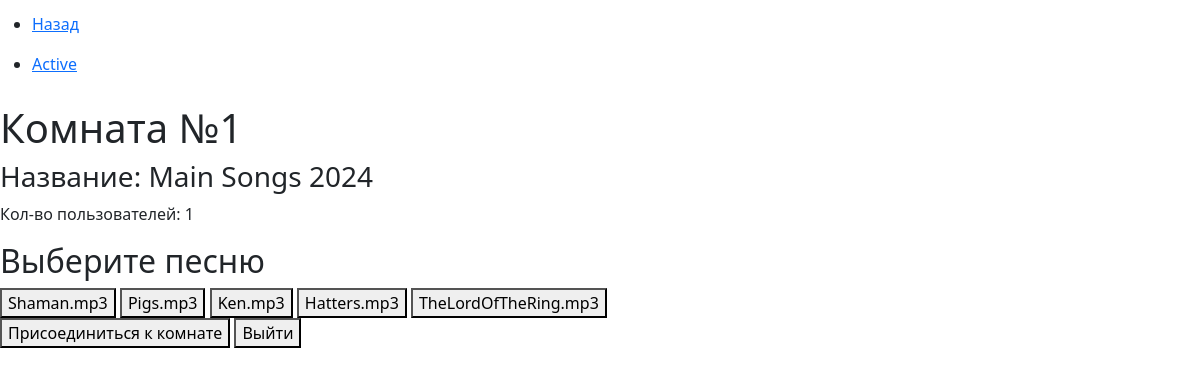
Page /service/room/1/ (signed in) on the committed database.
### app/models.py (models this page shows, shortened)
class Room(models.Model):
    name = models.CharField(max_length=255)
    mx_users = models.IntegerField()
    amount_of_users = models.IntegerField(default = 1)
    song = models.CharField(max_length=255)
    timer = models.IntegerField()

class Song(models.Model):
    name = models.CharField(max_length=255)
    length = models.IntegerField()
    def __str__(self):
        return self.name

### app/views.py (the view)
# urls.py: path('service/room/<int:name>/', views.roomTemplate_page, name='roomTemplate_page'),
def roomTemplate_page(request, name):
    content={}
    room = Room.objects.get(id=name)
    songs = Song.objects.all()
    user = Account.objects.get(id=request.user.id)
    if room.mx_users == room.amount_of_users and user.room != room.id:
        return HttpResponseRedirect(f'/service/')
    content['room'] = room
    content['songs'] = [song for song in songs]
    if request.method == 'POST' and 'AddToRoom' in request.POST:
        user.room = name
        user.save()
        return HttpResponseRedirect(f'/service/room/{name}/')
    if request.method == 'POST' and 'LeaveToRoom' in request.POST:
        user.room = 0
        user.save()
        return HttpResponseRedirect(f'/service/room/{name}/')
    return render(request, 'room.html', content)

### app/templates/room.html (shortened to what this page needs)
{% extends "base.html" %}
{% block content %}
{% load static %}
{% include "menuRoom.html" %}
<div id="MainWindowContainer" class="uk-width-4-5 uk-margin-auto" >
            <div class="uk-child-width-1-2 uk-text-center" uk-grid>
                <div class="uk-width-expand@m">
                    <div class="uk-card uk-card-default uk-card-body">
                        <h1>Комната №{{room.id}}</h1>
                        <h3 class="uk-card-title"> Название: {{room.name}}</h3>
                        <p>Кол-во пользователей: {{room.amount_of_users}}</p>
                        <h2>Выберите песню</h2>
                        <form id="songForm" method="post" enctype="multipart/form-data" uk-grid>
                            {% for song in songs %}
                                <button
                                    class="uk-button uk-button-secondary uk-width-1-3 uk-margin-medium-right uk-border-rounded song-button"
                                    data-song-name="{{ song }}"
                                    data-song-id = "{{ song.id }}"
                                    type="button">
                                    {{ song }}
                                </button>
                            {% endfor %}
                        </form>
                    </div>
                </div>
                <div class="uk-width-1-3@m">
                    <div class="uk-card uk-card-default uk-card-body">
                        <form class="uk-grid-small" method="post" enctype="multipart/form-data" uk-grid>
                            {% if user.room != room.id %}
                                <button
                                    class="uk-button uk-button-primary uk-width-2-3 uk-border-rounded"
                                    type="submit" name="AddToRoom">Присоединиться к комнате</button>
                            {% endif %}
                                <button
                                    class="uk-button uk-button-danger uk-width-2-3 uk-border-rounded"
                                    type="submit" name="LeaveToRoom">Выйти</button>
                        </form>
                    </div>
                </div>
            </div>
        </div>
{% endblock %}

### rows in the picture
Room: id "1", name "Main Songs 2024", amount_of_users "1"
Song: name "Shaman.mp3"
Song: name "Pigs.mp3"
Song: name "Ken.mp3"
Song: name "Hatters.mp3"
Song: name "TheLordOfTheRing.mp3"
